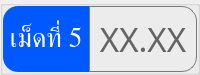
                     <widget class="QGroupBox" name="thickness_val_group_5">
                      <property name="minimumSize">
                       <size>
                        <width>0</width>
                        <height>0</height>
                       </size>
                      </property>
                      <property name="maximumSize">
                       <size>
                        <width>16777215</width>
                        <height>60</height>
                       </size>
                      </property>
                      <property name="styleSheet">
                       <string notr="true">color: rgb(255, 255, 255);</string>
                      </property>
                      <layout class="QHBoxLayout" name="horizontalLayout_21">
                       <property name="spacing">
                        <number>0</number>
                       </property>
                       <property name="leftMargin">
                        <number>0</number>
                       </property>
                       <property name="topMargin">
                        <number>0</number>
                       </property>
                       <property name="rightMargin">
                        <number>0</number>
                       </property>
                       <property name="bottomMargin">
                        <number>0</number>
                       </property>
                       <item>
                        <widget class="QLabel" name="thickness_val_title_5">
                         <property name="minimumSize">
                          <size>
                           <width>80</width>
                           <height>0</height>
                          </size>
                         </property>
                         <property name="maximumSize">
                          <size>
                           <width>110</width>
                           <height>16777215</height>
                          </size>
                         </property>
                         <property name="font">
                          <font>
                           <family>Kanit</family>
                           <pointsize>20</pointsize>
                           <italic>false</italic>
                           <bold>false</bold>
                           <underline>false</underline>
                           <strikeout>false</strikeout>
                          </font>
                         </property>
                         <property name="styleSheet">
                          <string notr="true">background-color: #0059fe;
border-top-left-radius: 15px;
border-bottom-left-radius: 15px;</string>
                         </property>
                         <property name="text">
                          <string>เม็ดที่ 5</string>
                         </property>
                         <property name="alignment">
                          <set>Qt::AlignmentFlag::AlignCenter</set>
                         </property>
                        </widget>
                       </item>
                       <item>
                        <widget class="QFrame" name="thickness_val_frame_5">
                         <property name="minimumSize">
                          <size>
                           <width>0</width>
                           <height>0</height>
                          </size>
                         </property>
                         <property name="styleSheet">
                          <string notr="true">border: solid;
border-width: 1px;
border-color: rgb(121, 121, 121);
border-top-right-radius: 15px;
border-bottom-right-radius: 15px;</string>
                         </property>
                         <property name="frameShape">
                          <enum>QFrame::Shape::StyledPanel</enum>
                         </property>
                         <property name="frameShadow">
                          <enum>QFrame::Shadow::Raised</enum>
                         </property>
                         <layout class="QHBoxLayout" name="horizontalLayout_22">
                          <item>
                           <widget class="QPushButton" name="thickness_val_5">
                            <property name="font">
                             <font>
                              <family>Kanit</family>
                              <pointsize>25</pointsize>
                             </font>
                            </property>
                            <property name="styleSheet">
                             <string notr="true">border: none;
color: rgb(100, 100, 100);</string>
                            </property>
                            <property name="text">
                             <string>XX.XX</string>
                            </property>
                           </widget>
                          </item>
                         </layout>
                        </widget>
                       </item>
                      </layout>
                     </widget>
